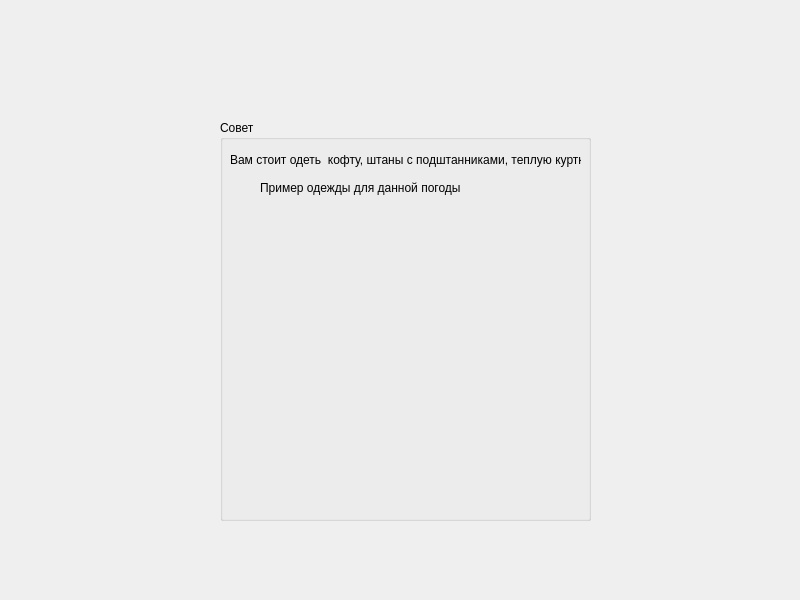
<?xml version="1.0" encoding="UTF-8"?>
<ui version="4.0">
 <class>weather6</class>
 <widget class="QDialog" name="weather6">
  <property name="geometry">
   <rect>
    <x>0</x>
    <y>0</y>
    <width>800</width>
    <height>600</height>
   </rect>
  </property>
  <property name="windowTitle">
   <string>Dialog</string>
  </property>
  <widget class="QLabel" name="label">
   <property name="geometry">
    <rect>
     <x>0</x>
     <y>0</y>
     <width>800</width>
     <height>600</height>
    </rect>
   </property>
   <property name="text">
    <string/>
   </property>
   <property name="pixmap">
    <pixmap>../1645833842_6-vsegda-pomnim-com-p-letnie-oblaka-foto-8.jpg</pixmap>
   </property>
  </widget>
  <widget class="QGroupBox" name="groupBox">
   <property name="geometry">
    <rect>
     <x>220</x>
     <y>120</y>
     <width>371</width>
     <height>401</height>
    </rect>
   </property>
   <property name="title">
    <string>Совет</string>
   </property>
   <widget class="QLabel" name="label_4">
    <property name="geometry">
     <rect>
      <x>10</x>
      <y>20</y>
      <width>351</width>
      <height>40</height>
     </rect>
    </property>
    <property name="text">
     <string>Вам стоит одеть  кофту, штаны с подштанниками, теплую куртку</string>
    </property>
   </widget>
   <widget class="QLabel" name="label_5">
    <property name="geometry">
     <rect>
      <x>20</x>
      <y>80</y>
      <width>211</width>
      <height>291</height>
     </rect>
    </property>
    <property name="text">
     <string/>
    </property>
    <property name="pixmap">
     <pixmap>../tovar-4181064-223x300.jpg</pixmap>
    </property>
   </widget>
   <widget class="QLabel" name="label_6">
    <property name="geometry">
     <rect>
      <x>40</x>
      <y>60</y>
      <width>201</width>
      <height>16</height>
     </rect>
    </property>
    <property name="text">
     <string>Пример одежды для данной погоды:</string>
    </property>
   </widget>
   <widget class="QLabel" name="label_3">
    <property name="geometry">
     <rect>
      <x>0</x>
      <y>20</y>
      <width>371</width>
      <height>381</height>
     </rect>
    </property>
    <property name="text">
     <string/>
    </property>
    <property name="pixmap">
     <pixmap>../white.jpg</pixmap>
    </property>
   </widget>
   <zorder>label_3</zorder>
   <zorder>label_4</zorder>
   <zorder>label_6</zorder>
   <zorder>label_5</zorder>
  </widget>
 </widget>
 <resources/>
 <connections/>
</ui>
